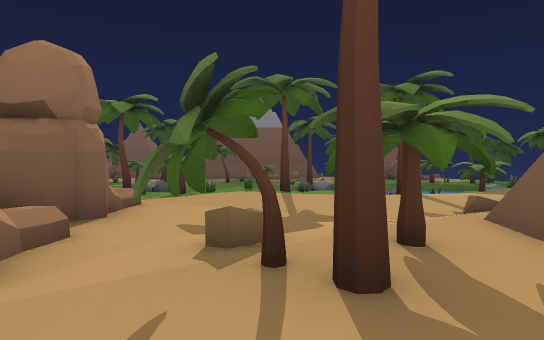
view 1 (above)

24 first-person views from a walk through a Unity game level. The camera is 1.4 m above the floor, looks level and sees 75° across. The floor is counted in squares, 2 m on a side. Each view is taken from the middle of a square. On the plan, view 1 faces up. The plan holds only what a view shows up to about 11 squares ahead; the rest is blank. The place goes on beyond the plan. The player is left out. Some animated figures are not drawn.

view 2
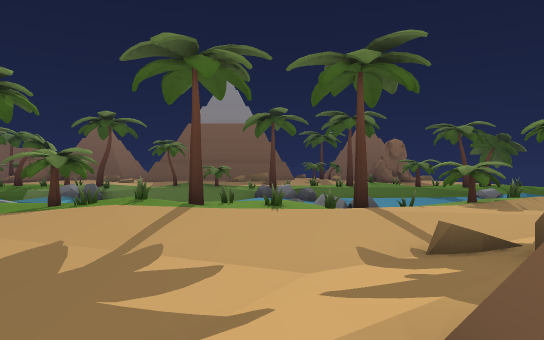

view 3
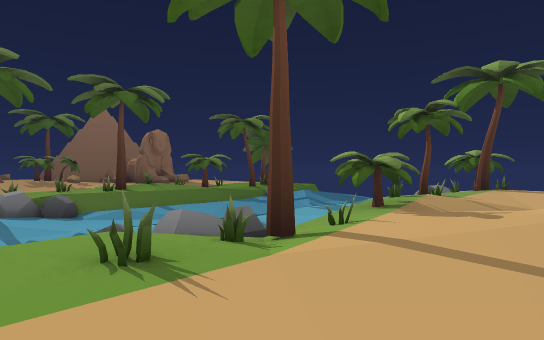

view 4
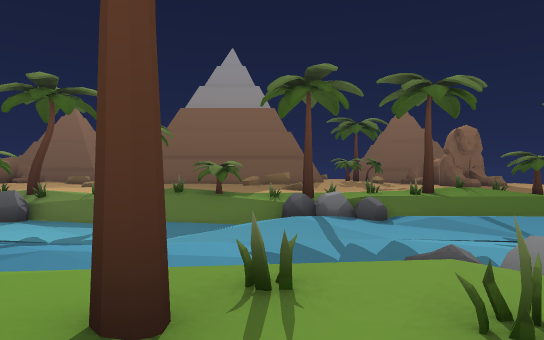

view 5
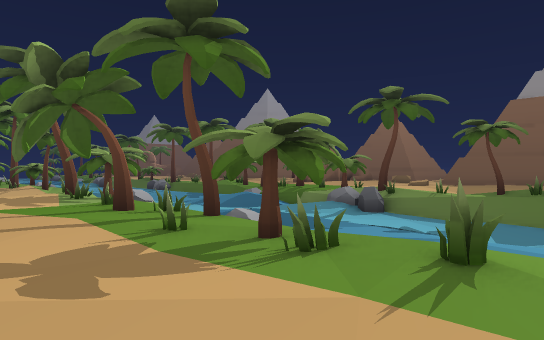

view 6
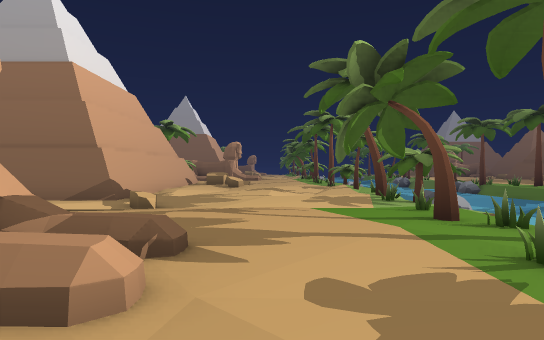

view 7
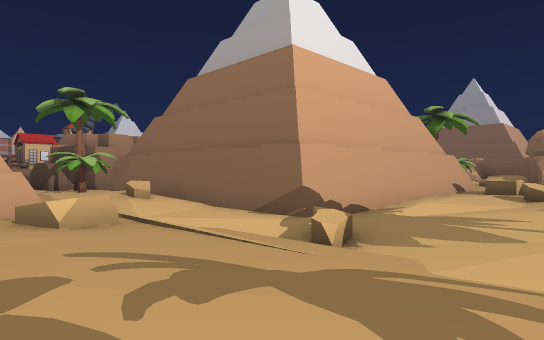

view 8
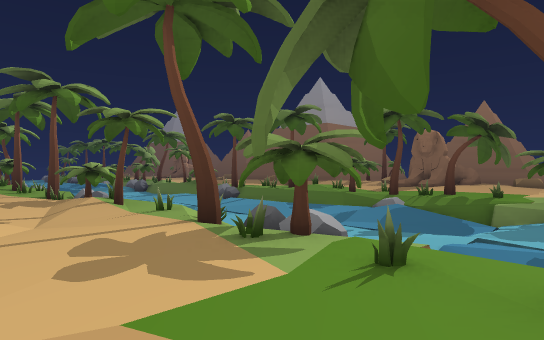

view 9
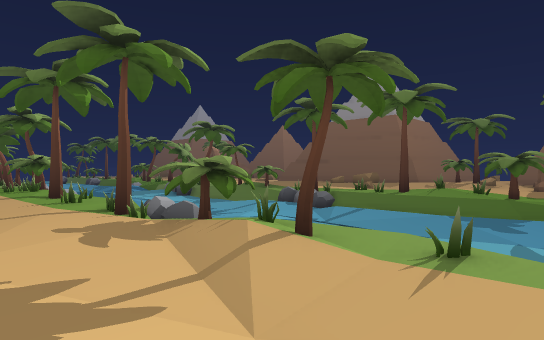

view 10
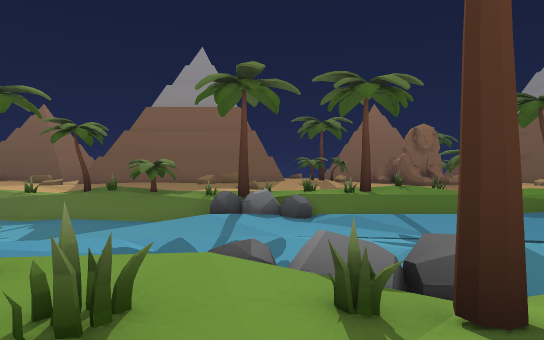

view 11
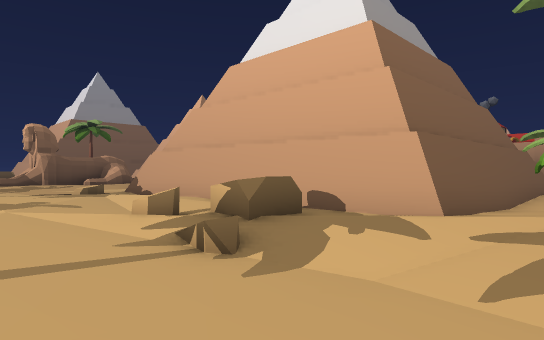

view 12
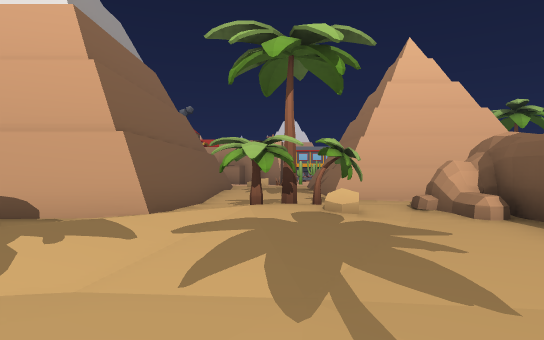

view 13
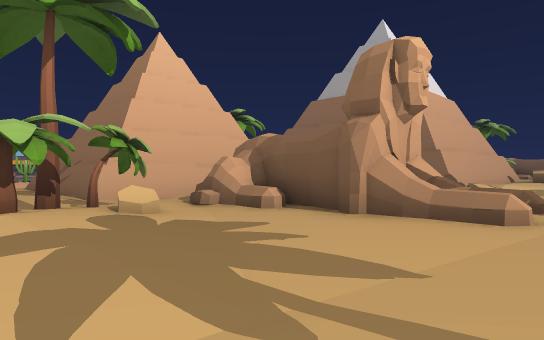

view 14
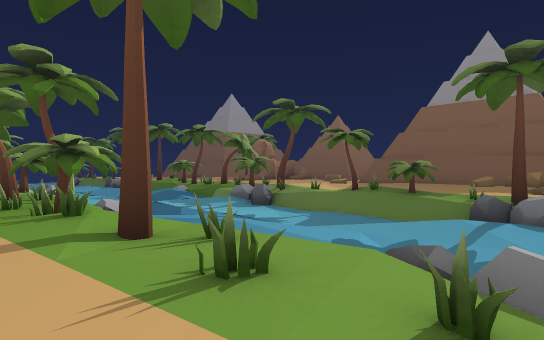

view 15
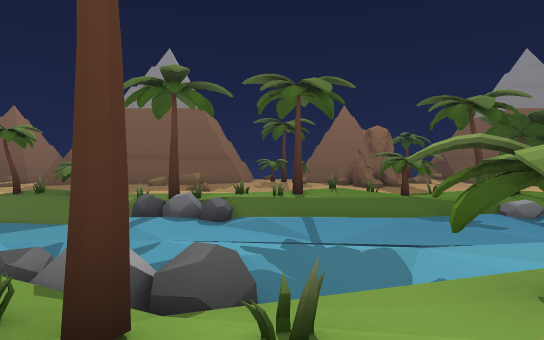

view 16
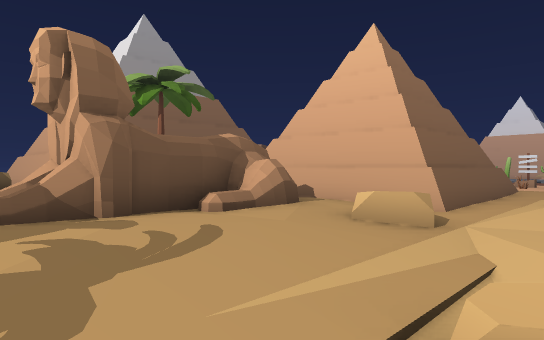

view 17
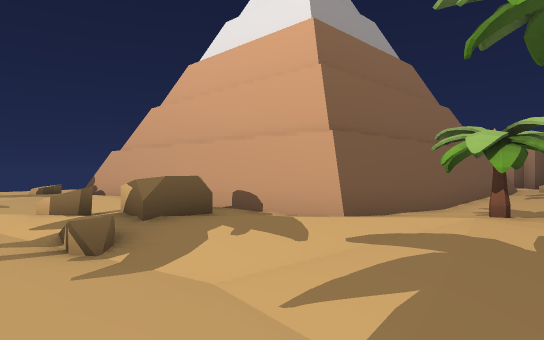

view 18
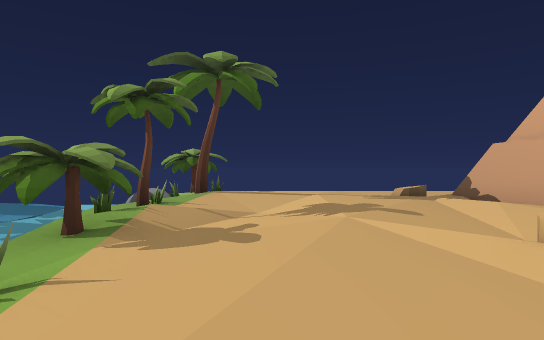

view 19
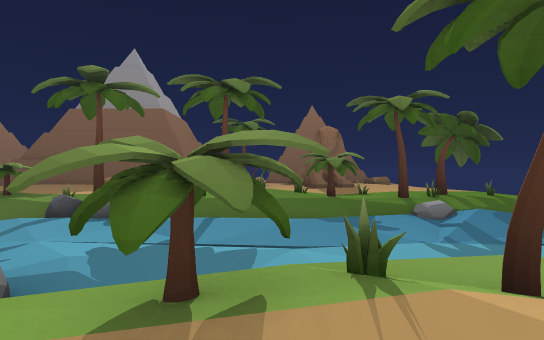

view 20
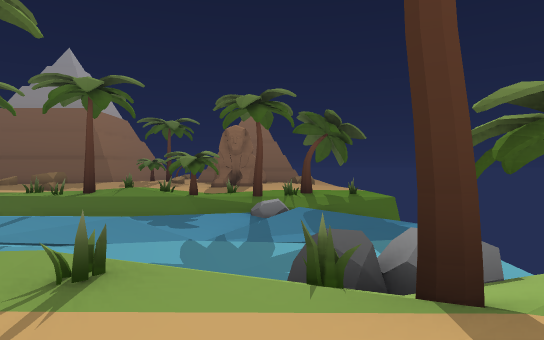

view 21
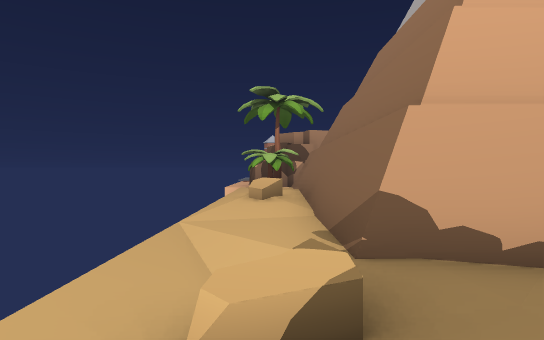

view 22
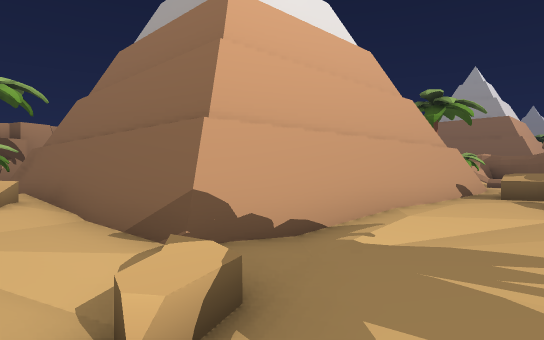

view 23
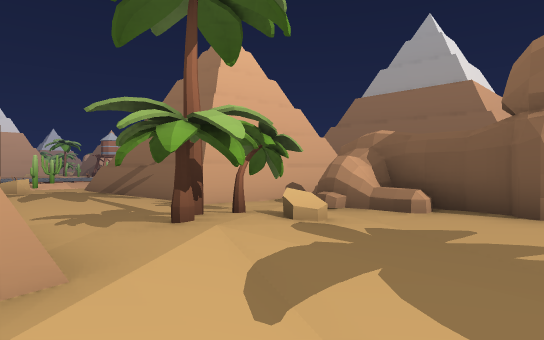

view 24
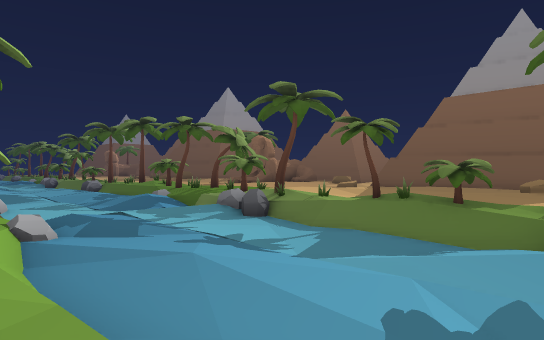

### Floor plan
Key: @ floor where view 1 was taken; # wall or solid block; x gap in a wall; . main floor; : floor 0.25 m higher than the main floor; - floor 0.25 m lower than the main floor; + floor 0.5 m higher than the main floor; _ floor 0.5 m lower than the main floor; < floor 0.75 m lower than the main floor; ( floor 1 m lower than the main floor; ! floor 1.25 m lower than the main floor; / step, stairs or slope; = window, fence, low wall or low ledge; v drop or lower ground; O other object.
Columns run from 26 left of view 1 to 14 right of it. Each row starts with its distance up from view 1.
 23                           O
 22                         :..
 21     ...     :.          ....
 20     ....O.:OOOO.O..      .....O.:OOOO.O..
 19 O.OOOOOO.OO:OO.OO.OOOOOOOOOOOO.OO:OOOO.O.
 18 ===O//OOO<==(/=/-=OOOO===//!OO//==(////=v
 17 !!(!!(<((<<<<<</-//</!!!(!!<<((<<<<<<///
 16 (!!!(<<(((<<<<(//<<<(!(!!!(<<(((<<<<(</<v
 15 (((!((((((((((((((<((((((!((((((((((((((v
 14 (<<<<<((<<(!!!( ((<</<(<<<<(((<<(!!!(!(<
 13 <<<<<<<(<<(!(    _////<<<<<<  <<!!(!!! <v
 12 / = (//OO//O===OOOO=//<(=v(//OO! /===OOOO
 11 OOO:OO.OOOOOOOOOOOOOOO.OO:OO.OOOOOOOOOOOO
 10 O.OO:.O...../...::....OOOO:.O...../...:
  9     :........--.::...:...::........--.::
  8   ....--....:::.....::......--....:::.:.
  7 +#..----O./.........::=#..----O./........
  6 ##..-.--.OO--....-..::##..----.OO--....-.
  5  #.....::O...::..O..::##.....::O...:...O.
  4  #/..::##########.-.:.##/..::##########..
  3  ##.OO:#        #....:##/.OO:#        #..
  2  ##O.O.#        #..O.:##xOO..#        #..
  1   .....#        #::..../.....#        #:.
  0 ####...#        #O:.######@..#        #O.
 -1    #...#        #::.#    #...#        #+.
 -2    #...#        #::.#    #...#        #:.
 -3    #.  #        #:..#    #...#        #
 -4    #.  #         OO.#    #...#        #O
 -5    #.  #         O .#    #.O/#        #O

Positions as (right, up) in squares from view 1, and headings:
1: (0, 0), facing up
2: (2, 3), facing up
3: (1, 8), facing up-right
4: (1, 9), facing up
5: (0, 8), facing up-left
6: (-1, 8), facing left
7: (-5, 8), facing down-left
8: (-6, 8), facing up-left
9: (-11, 8), facing up-left
10: (-19, 9), facing up
11: (-21, 9), facing down-right
12: (-21, 9), facing down
13: (-20, 8), facing down-left
14: (-18, 9), facing up-left
15: (-17, 9), facing up
16: (-9, 7), facing down-right
17: (0, 8), facing down-right
18: (3, 9), facing right
19: (7, 9), facing up
20: (11, 9), facing up
21: (13, 7), facing down
22: (14, 7), facing down-left
23: (3, 6), facing down-left
24: (2, 11), facing up-left
